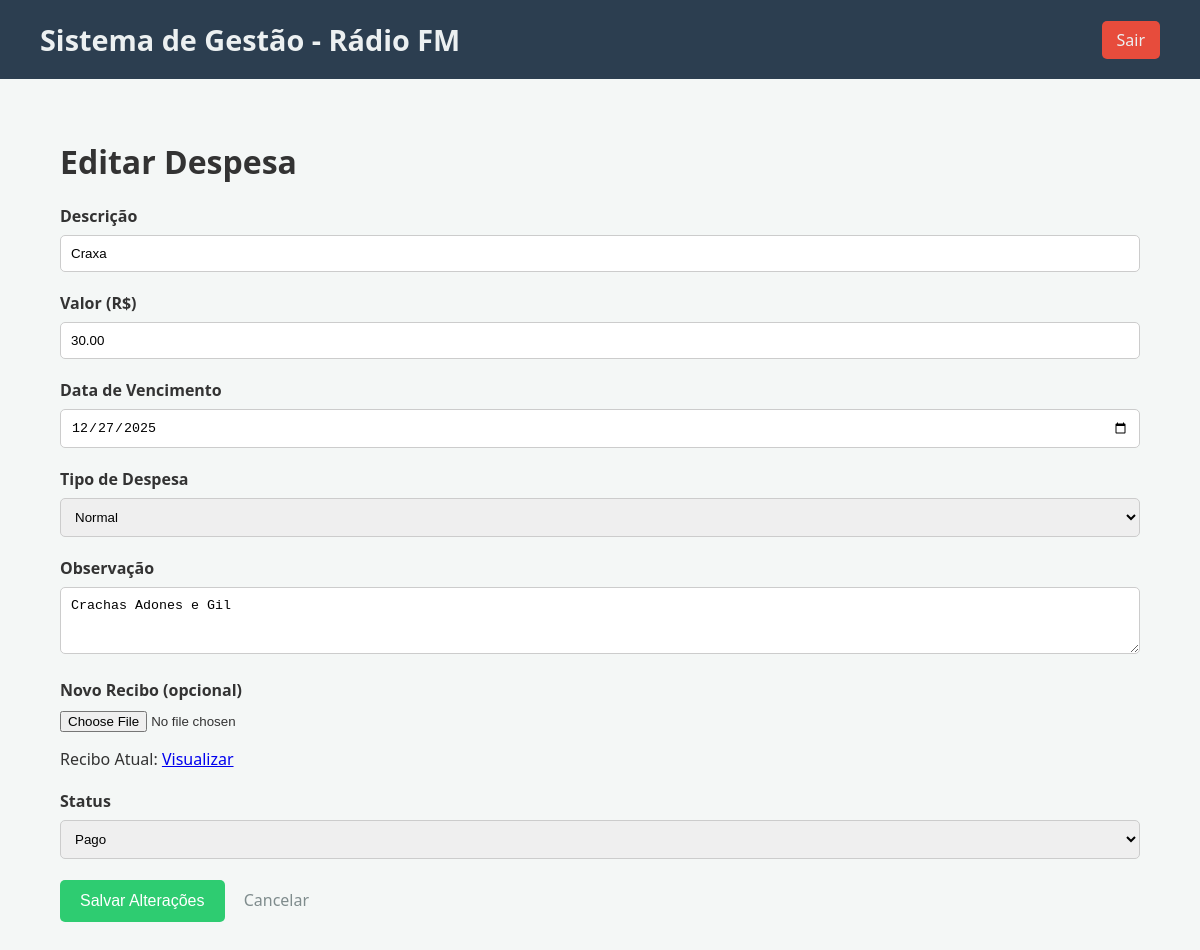
Page /controle/despesa_edit.php?id=2 (signed in) on the committed database.
### tables this page shows
CREATE TABLE `despesas` (
  `id` int(11) NOT NULL,
  `descricao` varchar(255) NOT NULL,
  `valor` decimal(10,2) NOT NULL,
  `data_vencimento` date NOT NULL,
  `data_pagamento` date DEFAULT NULL,
  `tipo` enum('fixa','normal') NOT NULL,
  `pago` tinyint(1) DEFAULT 0,
  `observacao` text DEFAULT NULL,
  `recibo_path` varchar(255) DEFAULT NULL
);

### controle/despesa_edit.php (the view, shortened to what this page needs)
<?php
$page_title = "Editar Despesa";
require_once 'templates/header.php';
$id = $_GET['id'];
$stmt = $conn->prepare("SELECT * FROM despesas WHERE id = ?");
$stmt->bind_param("i", $id);
$stmt->execute();
$result = $stmt->get_result();
$despesa = $result->fetch_assoc();
?>
<h1><?php echo $page_title; ?></h1>
<form action="src/despesa_edit_handler.php" method="post" enctype="multipart/form-data">
    <div class="form-group">
        <label for="descricao">Descrição</label>
        <input type="text" name="descricao" id="descricao" value="<?php echo htmlspecialchars($despesa['descricao']); ?>" required>
    </div>
    <div class="form-group">
        <label for="valor">Valor (R$)</label>
        <input type="number" step="0.01" name="valor" id="valor" value="<?php echo htmlspecialchars($despesa['valor']); ?>" required>
    </div>
    <div class="form-group">
        <label for="data_vencimento">Data de Vencimento</label>
        <input type="date" name="data_vencimento" id="data_vencimento" value="<?php echo htmlspecialchars($despesa['data_vencimento']); ?>" required>
    </div>
    <div class="form-group">
        <label for="tipo">Tipo de Despesa</label>
        <select name="tipo" id="tipo" required>
            <option value="normal" <?php echo ($despesa['tipo'] == 'normal') ? 'selected' : ''; ?>>Normal</option>
        </select>
    </div>
    <div class="form-group">
        <label for="observacao">Observação</label>
        <textarea name="observacao" id="observacao" rows="3"><?php echo htmlspecialchars($despesa['observacao'] ?? ''); ?></textarea>
    </div>
    <div class="form-group">
        <label for="recibo">Novo Recibo (opcional)</label>
        <input type="file" name="recibo" id="recibo">
        <?php if (!empty($despesa['recibo_path'])): ?>
            <p>Recibo Atual: <a href="<?php echo htmlspecialchars($despesa['recibo_path']); ?>" target="_blank">Visualizar</a></p>
        <?php endif; ?>
    </div>
    <div class="form-group">
        <label for="pago">Status</label>
        <select name="pago" id="pago" required>
            <option value="1" <?php echo ($despesa['pago'] == 1) ? 'selected' : ''; ?>>Pago</option>
        </select>
    </div>
    <button type="submit">Salvar Alterações</button>
    <a href="despesas.php" class="cancel-link">Cancelar</a>
</form>
<?php
require_once __DIR__ . '/templates/footer.php';
?>

### controle/assets/style.css (style rules this page uses)
body { font-family: 'Segoe UI', Tahoma, Geneva, Verdana, sans-serif; background-color: #f4f7f6; margin: 0; padding: 0; color: #333; }
.form-group { margin-bottom: 20px; }
label { display: block; margin-bottom: 8px; font-weight: bold; }
input[type="text"], input[type="email"], input[type="password"], input[type="number"], input[type="date"], select, textarea { width: 100%; padding: 10px; border: 1px solid #ccc; border-radius: 5px; box-sizing: border-box; }
button[type="submit"] { padding: 12px 20px; background-color: #2ecc71; color: white; border: none; border-radius: 5px; cursor: pointer; font-size: 1em; transition: background-color 0.3s; }
a.add-link, a.cancel-link { display: inline-block; margin-bottom: 20px; text-decoration: none; padding: 10px 15px; border-radius: 5px; }
a.cancel-link { color: #7f8c8d; }

### rows in the picture
despesas: descricao "Craxa", valor "30.00", data_vencimento "12/27/2025", tipo "Normal", observacao "Crachas Adones e Gil", pago "Pago"

### other values in the picture
$page_title "Editar Despesa"
